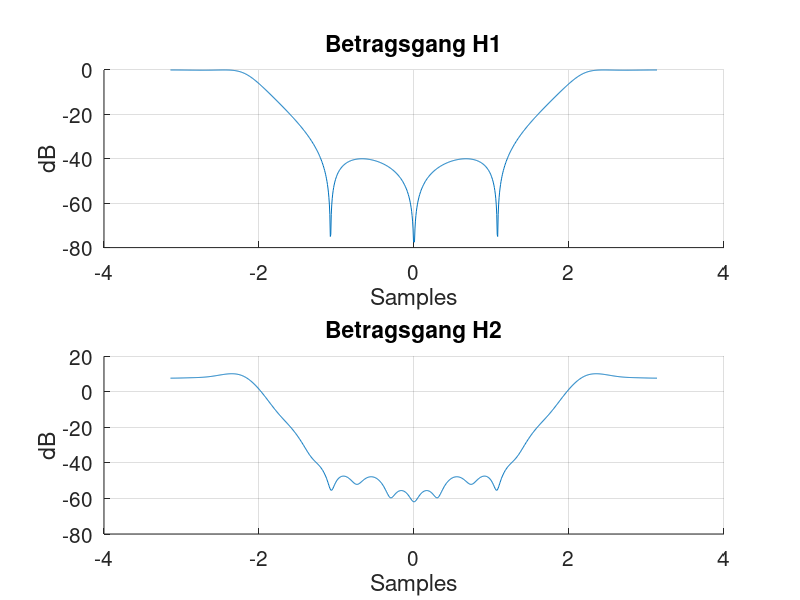

Write MATLAB code to recreate this figure.
clear
close all
clc

b = [0.0691,0.1346,0.1346,0.0691];
a = [1,-1.2676,0.9,-0.2248];
x = zeros(16,1);
x(1) = 1;

[h,w] = freqz(b, a, 1024, 'whole');

y = filter(b,a,x);
[h2,w2] = freqz(y, a, 1024, 'whole');

figure;
subplot(211); hold on; grid on;
% plot based on matlab doku https://de.mathworks.com/help/signal/ref/freqz.html
plot(w-pi,20*log10(abs(h)));
set(gca, "fontsize", 15);
title('Betragsgang H1');
ylabel('dB');
xlabel('Samples');

subplot(212); hold on; grid on;
plot(w2-pi, 20*log10(abs(h2)));
set(gca, "fontsize", 15);
title('Betragsgang H2');
ylabel('dB');
xlabel('Samples');
